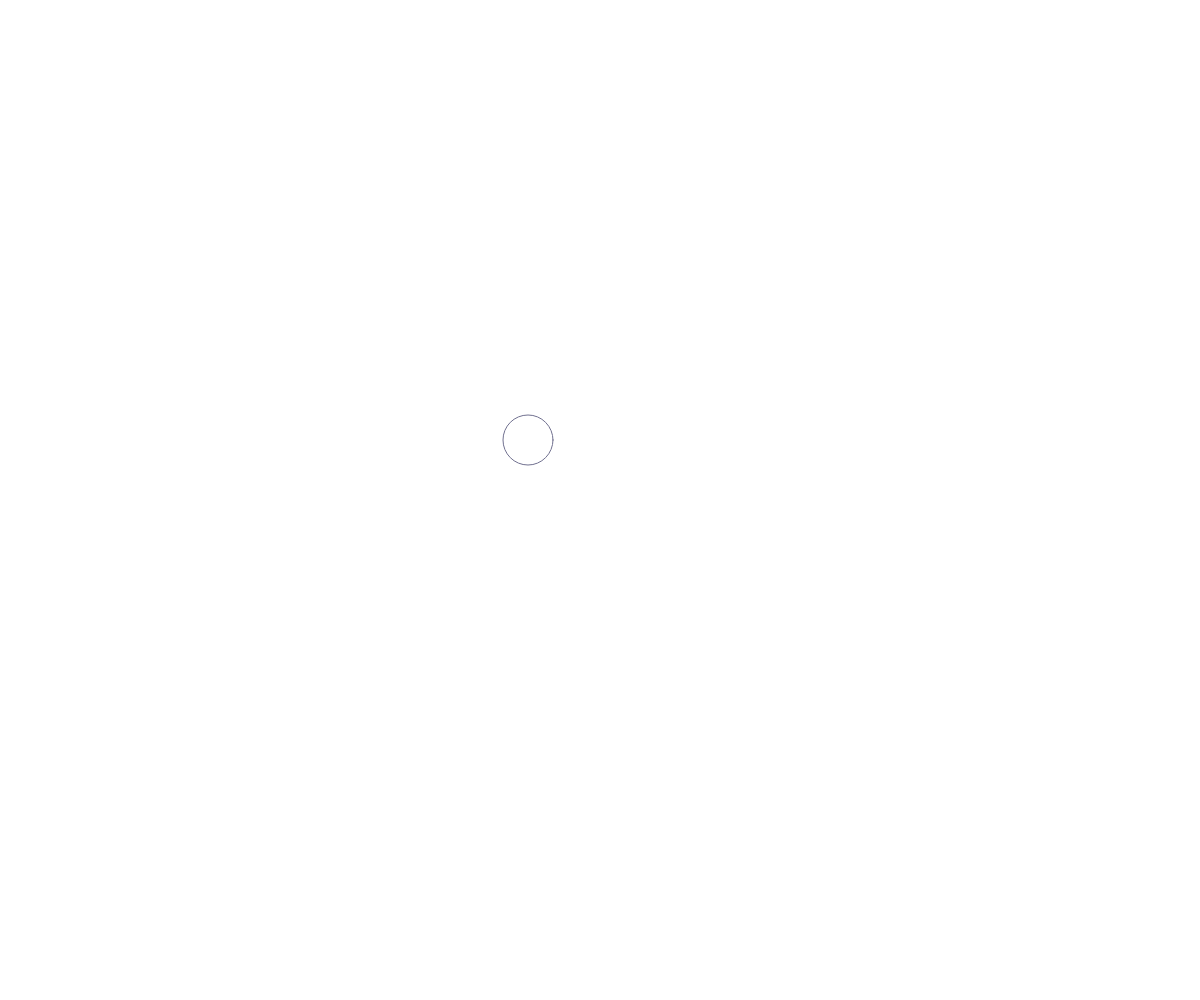
Frame 1 (no input)
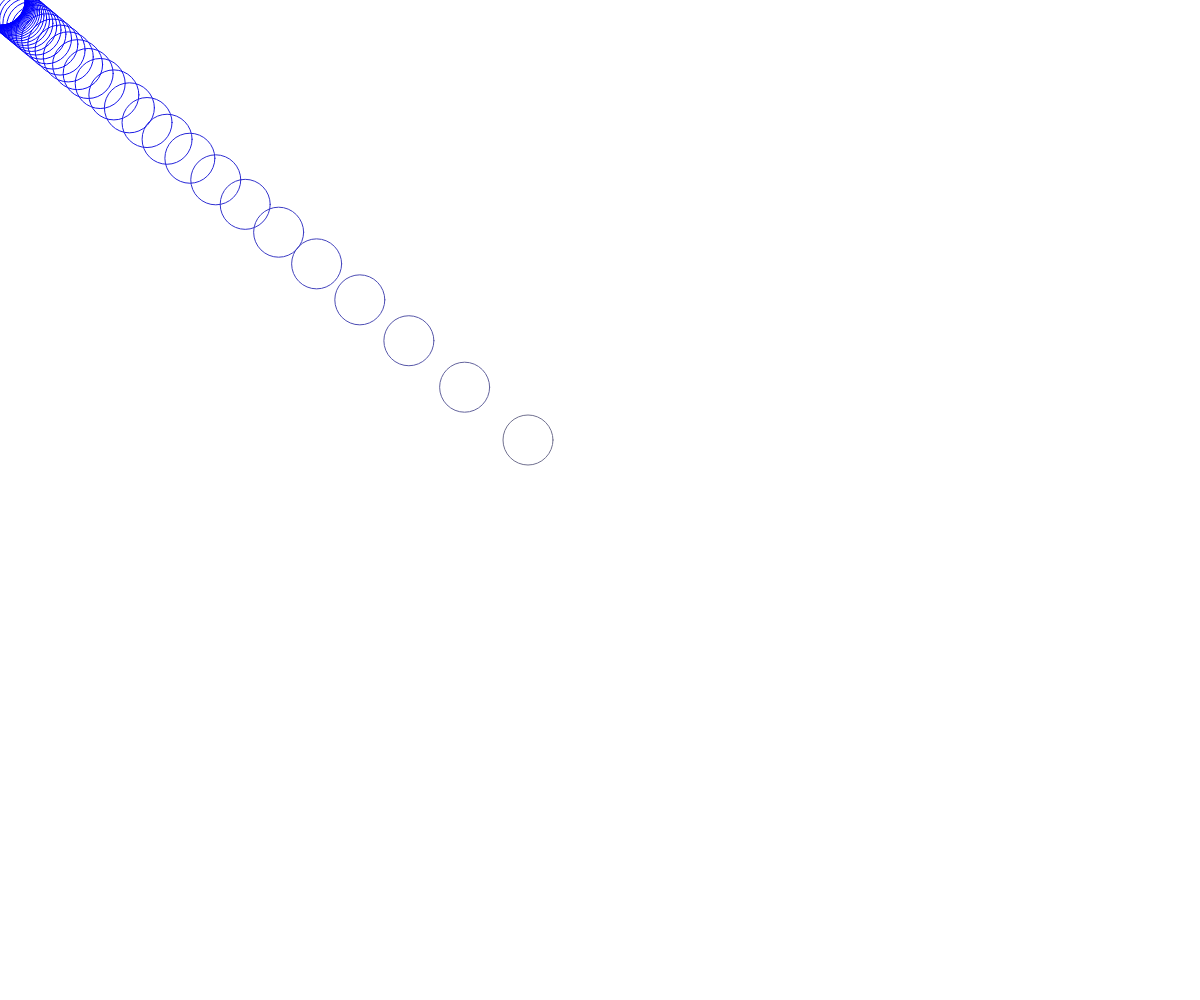
Frame 60 (no input)
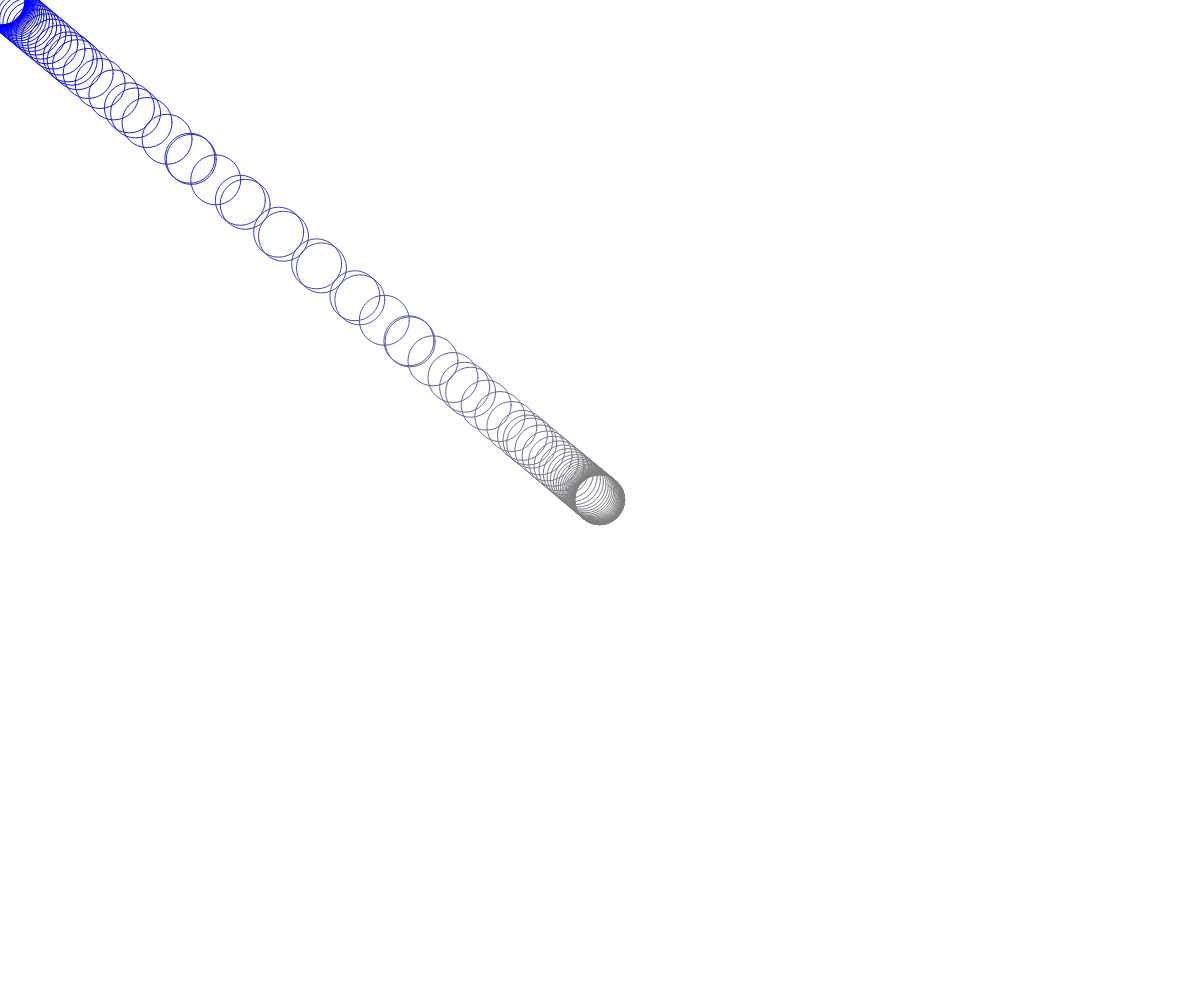
Frame 120 (the mouse pressed at the canvas centre since frame 60)

The p5.js sketch that drew these frames (run headless with seeded random() and noise() and a simulated clock; from frame 60 on, the mouse is pressed at the canvas centre):

// p5.js sketch
// ── sketch.js
// Project Title
// Your Name
// Date
//
// Extra for Experts:
// - describe what you did to take this project "above and beyond"

let x, y;
let w = 50;

function setup() {
  createCanvas(windowWidth, windowHeight);
  rectMode(CENTER)
  noFill()
  x = width/2
  y = height/2
}

function draw() {
  x = lerp(x, mouseX, 0.12)
  y = lerp(y, mouseY, 0.12)

  let r = map(x, 0, width, 0, 255)
  let g = map(y, 0, height, 0, 255)
  let b = map(x, 0, width, 255, 0)
  stroke(r, g, b)
  circle(x, y, w)

}

function mouseWheel(event){
  if (event.delta > 0) w = 10; if(w<10) w=10; else w+= 10
}
